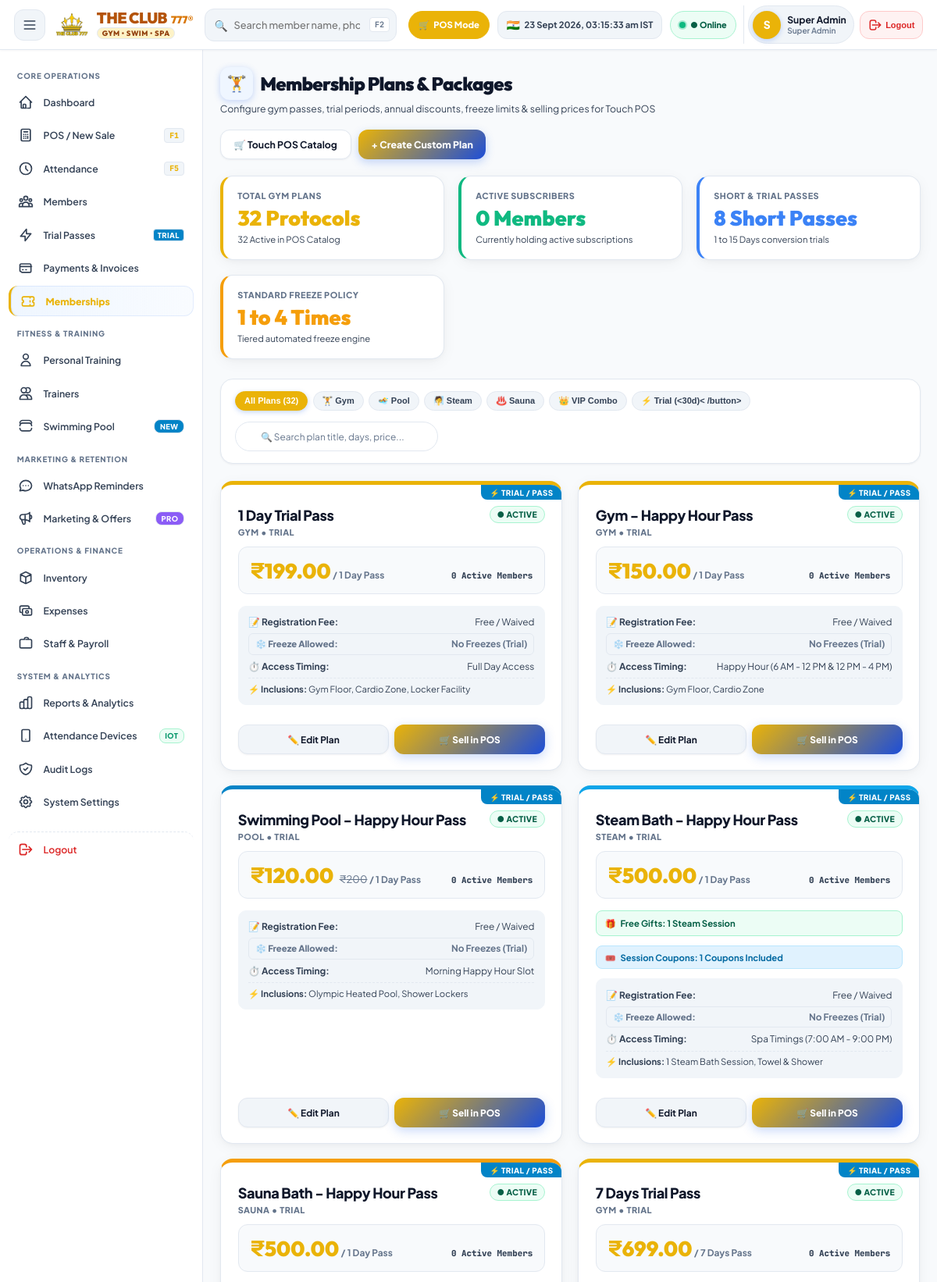
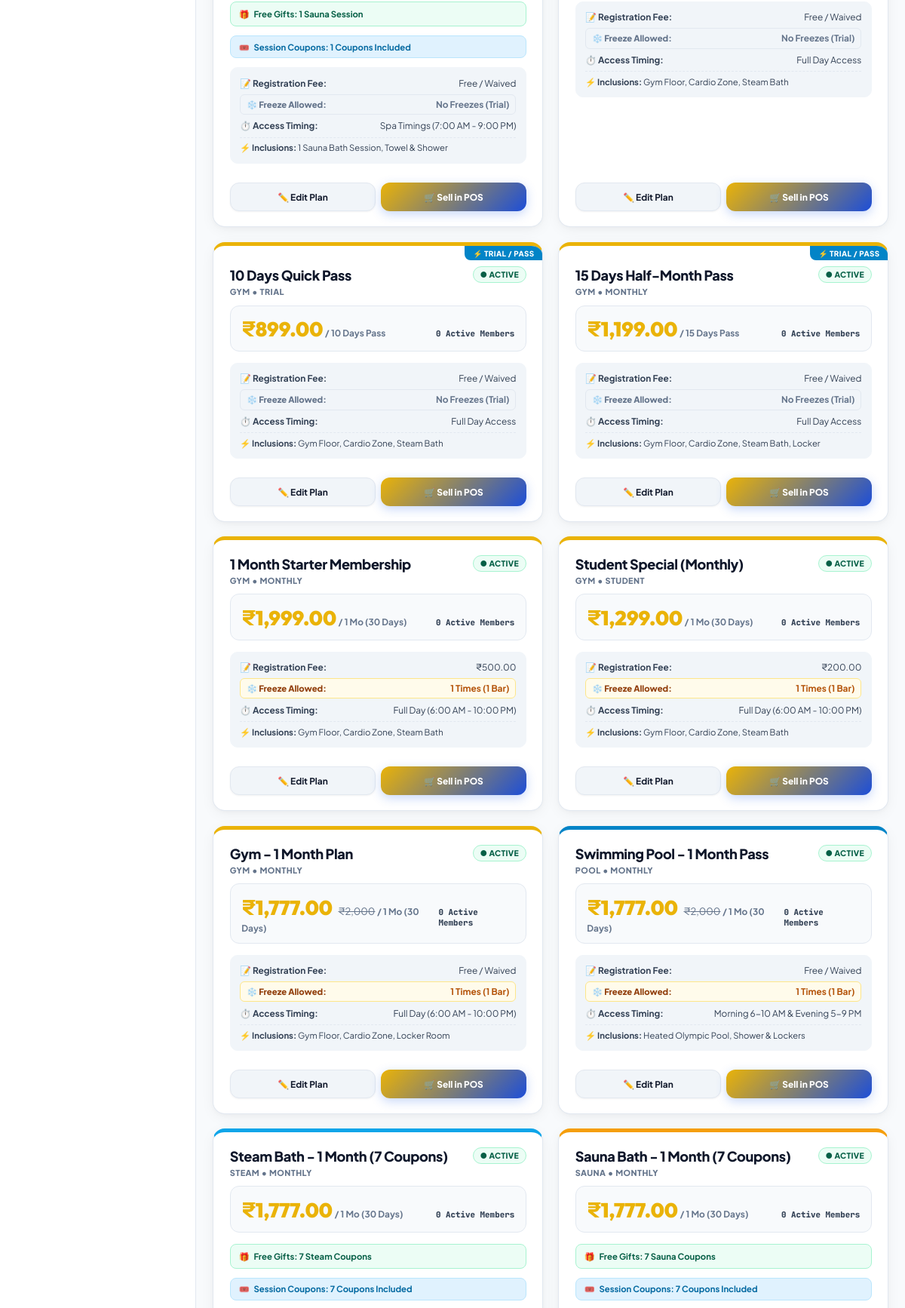
Screenshot of /index.php?page=memberships (signed in, upper part) with the database file from the repository (2 pictures, top to bottom).
### tables this page shows
CREATE TABLE `membership_types` (
  `id` int(11) NOT NULL AUTO_INCREMENT,
  `title` varchar(100) NOT NULL,
  `category` enum('monthly','quarterly','half_yearly','yearly','trial','couple','family','student','corporate','vip','custom') DEFAULT 'monthly',
  `service_type` enum('gym','pool','steam','sauna','vip_combo','general') DEFAULT 'gym',
  `duration_months` int(11) NOT NULL DEFAULT 1,
  `duration_days` int(11) NOT NULL DEFAULT 30,
  `price` decimal(10,2) NOT NULL,
  `original_price` decimal(10,2) DEFAULT NULL,
  `reg_fee` decimal(10,2) DEFAULT 0.00,
  `joining_fee` decimal(10,2) DEFAULT 0.00,
  `discount` decimal(10,2) DEFAULT 0.00,
  `tax_pct` decimal(5,2) DEFAULT 18.00,
  `freeze_facility` tinyint(1) DEFAULT 1,
  `max_freeze_days` int(11) DEFAULT 15,
  `max_freeze_count` int(11) DEFAULT 1,
  `access_timing` varchar(100) DEFAULT 'Full Day (6:00 AM - 10:00 PM)',
  `branch_access` enum('single_branch','all_branches') DEFAULT 'single_branch',
  `included_services` text DEFAULT 'Gym Floor, Cardio Zone, Steam Bath',
  `free_gifts` text DEFAULT NULL,
  `coupons_count` int(11) DEFAULT 0,
  `description` text DEFAULT NULL,
  `status` enum('active','inactive') DEFAULT 'active',
  `created_at` timestamp NOT NULL DEFAULT current_timestamp(),
  PRIMARY KEY (`id`)
);

CREATE TABLE `settings` (
  `id` int(11) NOT NULL AUTO_INCREMENT,
  `setting_key` varchar(100) NOT NULL,
  `setting_value` text DEFAULT NULL,
  `updated_at` timestamp NOT NULL DEFAULT current_timestamp() ON UPDATE current_timestamp(),
  PRIMARY KEY (`id`),
  UNIQUE KEY `setting_key` (`setting_key`)
);

### views/memberships_view.php (the view, shortened to what the rows shown need)
<?php
$db = getDB();
$plans = $db->query("
    SELECT mt.*,
           (SELECT COUNT(*) FROM member_subscriptions ms WHERE ms.membership_type_id = mt.id AND ms.status = 'active') as active_subscribers_count
    FROM membership_types mt
    ORDER BY mt.duration_days ASC, mt.id ASC
")->fetchAll();
$currency = getSetting('currency_symbol', '₹');
?>
<div class="page-content">
  <div
    style="display:flex; justify-content:space-between; align-items:center; flex-wrap:wrap; gap:1.25rem; margin-bottom:1.5rem;">
    <div>
      <h1
        style="font-size:1.65rem; font-weight:900; color:var(--text-primary); letter-spacing:-0.03em; display:flex; align-items:center; gap:0.65rem;">
        <span
          style="background:#EFF6FF; color:var(--primary); width:42px; height:42px; border-radius:12px; display:inline-flex; align-items:center; justify-content:center; font-size:1.4rem; box-shadow:0 2px 8px var(--primary-glow);">🏋️</span>
        <span>Membership Plans &amp; Packages</span>
      </h1>
    </div>
  </div>
  <div style="display:grid; grid-template-columns:repeat(auto-fit, minmax(320px, 1fr)); gap:1.35rem;"
    id="plansCardsGrid">
    <?php foreach ($plans as $plan): ?>
      <?php
      $months = intval($plan['duration_months'] ?? 0);
      $days = intval($plan['duration_days'] ?: ($months * 30));
      $sType = $plan['service_type'] ?? 'gym';
      $defaultFreeze = 0;
      if ($days >= 360 || $months >= 12)
        $defaultFreeze = 4;
      elseif ($days >= 180 || $months >= 6)
        $defaultFreeze = 3;
      elseif ($days >= 90 || $months >= 3)
        $defaultFreeze = 2;
      elseif ($days >= 30 || $months >= 1)
        $defaultFreeze = 1;
      $freezeLimit = ($plan['max_freeze_count'] !== null) ? intval($plan['max_freeze_count']) : $defaultFreeze;
      $durationLabel = ($months > 0) ? "{$months} Mo ({$days} Days)" : ($days === 1 ? "1 Day Pass" : "{$days} Days Pass");
      $isShortTrial = ($days < 30);
      $isAnnual = ($months >= 12 || $days >= 300);
      $themeBorder = ($sType === 'pool') ? '#0284C7' : (($sType === 'steam') ? '#0EA5E9' : (($sType === 'sauna') ? '#F59E0B' : (($sType === 'vip_combo') ? '#DB2777' : ($isAnnual ? '#F59E0B' : 'var(--primary)'))));
      $activeSubscribers = intval($plan['active_subscribers_count'] ?? 0);
      ?>
      <div class="card plan-card-item" data-service="<?= $sType ?>" data-category="<?= $plan['category'] ?>"
        data-status="<?= $plan['status'] ?>" data-name="<?= htmlspecialchars(strtolower($plan['title'])) ?>"
        data-days="<?= $days ?>" data-price="<?= $plan['price'] ?>"
        style="border-top:5px solid <?= $themeBorder ?>; border-radius:var(--radius-lg); box-shadow:var(--shadow-card); display:flex; flex-direction:column; justify-content:space-between; position:relative; overflow:hidden; transition:all var(--transition-fast);">
        <?php if ($sType === 'vip_combo'): ?>
          <div
            style="position:absolute; top:0; right:0; background:linear-gradient(135deg, #DB2777 0%, #BE185D 100%); color:#fff; font-size:0.68rem; font-weight:900; padding:0.25rem 0.75rem; border-bottom-left-radius:8px; text-transform:uppercase; letter-spacing:0.04em;">
            👑 ALL-INCLUSIVE VIP
          </div>
        <?php elseif ($isAnnual): ?>
          <div
            style="position:absolute; top:0; right:0; background:linear-gradient(135deg, #F59E0B 0%, #D97706 100%); color:#fff; font-size:0.68rem; font-weight:900; padding:0.25rem 0.75rem; border-bottom-left-radius:8px; text-transform:uppercase; letter-spacing:0.04em;">
            ⭐ BEST VALUE
          </div>
        <?php elseif ($isShortTrial): ?>
          <div
            style="position:absolute; top:0; right:0; background:#0284C7; color:#fff; font-size:0.68rem; font-weight:900; padding:0.25rem 0.75rem; border-bottom-left-radius:8px; text-transform:uppercase; letter-spacing:0.04em;">
            ⚡ TRIAL / PASS
          </div>
        <?php endif; ?>
        <div>
          <div
            style="display:flex; justify-content:space-between; align-items:flex-start; margin-bottom:0.75rem; margin-top:<?= ($isAnnual || $isShortTrial || $sType === 'vip_combo') ? '0.5rem' : '0' ?>;">
            <div>
              <strong
                style="font-size:1.25rem; font-weight:900; color:var(--text-primary); display:block; letter-spacing:-0.02em;"><?= htmlspecialchars($plan['title']) ?></strong>
              <span
                style="font-size:0.75rem; color:var(--text-muted); text-transform:uppercase; font-weight:800; letter-spacing:0.04em;"><?= strtoupper($sType) ?>
                &bull; <?= htmlspecialchars($plan['category']) ?></span>
            </div>
            <span class="badge badge-<?= $plan['status'] === 'active' ? 'success' : 'secondary' ?>"
              style="font-weight:800; font-size:0.72rem;">
              ● <?= strtoupper($plan['status']) ?>
            </span>
          </div>
          <div
            style="background:var(--bg-main); border:1px solid var(--border-color); border-radius:var(--radius-md); padding:0.85rem 1rem; margin-bottom:1rem; display:flex; justify-content:space-between; align-items:baseline;">
            <div>
              <span
                style="font-size:1.85rem; font-weight:900; color:var(--primary); font-family:var(--font-heading);"><?= $currency ?><?= number_format($plan['price'], 2) ?></span>
              <?php if (!empty($plan['original_price']) && $plan['original_price'] > $plan['price']): ?>
                <del
                  style="font-size:0.9rem; color:var(--text-muted); margin-left:0.35rem;">₹<?= number_format($plan['original_price'], 0) ?></del>
              <?php endif; ?>
              <span style="font-size:0.82rem; font-weight:700; color:var(--text-muted);">/ <?= $durationLabel ?></span>
            </div>
            <div style="font-size:0.75rem; font-weight:800; color:var(--text-secondary); font-family:var(--font-mono);">
              <?= $activeSubscribers ?> Active Member<?= $activeSubscribers !== 1 ? 's' : '' ?>
            </div>
          </div>
          <?php if (!empty($plan['free_gifts'])): ?>
            <div
              style="background:#ECFDF5; border:1px solid #A7F3D0; border-radius:8px; padding:0.55rem 0.75rem; margin-bottom:0.85rem; font-size:0.78rem; color:#065F46; font-weight:700; display:flex; align-items:center; gap:0.4rem;">
              <span>🎁</span>
              <span><strong>Free Gifts:</strong> <?= htmlspecialchars($plan['free_gifts']) ?></span>
            </div>
          <?php endif; ?>
          <?php if (!empty($plan['coupons_count']) && $plan['coupons_count'] > 0): ?>
            <div
              style="background:#E0F2FE; border:1px solid #BAE6FD; border-radius:8px; padding:0.45rem 0.75rem; margin-bottom:0.85rem; font-size:0.78rem; color:#0369A1; font-weight:700; display:flex; align-items:center; gap:0.4rem;">
              <span>🎟️</span>
              <span><strong>Session Coupons:</strong> <?= $plan['coupons_count'] ?> Coupons Included</span>
            </div>
          <?php endif; ?>
          <div
            style="display:flex; flex-direction:column; gap:0.5rem; font-size:0.82rem; color:var(--text-secondary); background:var(--bg-surface-secondary); padding:0.85rem; border-radius:10px; margin-bottom:1.25rem; border:1px solid var(--border-light);">
            <div style="display:flex; justify-content:space-between;">
              <span>📝 <strong>Registration Fee:</strong></span>
              <span
                class="font-mono"><?= $plan['reg_fee'] > 0 ? $currency . number_format($plan['reg_fee'], 2) : 'Free / Waived' ?></span>
            </div>
            <div
              style="display:flex; justify-content:space-between; align-items:center; background:<?= $freezeLimit > 0 ? '#FFFBEB' : '#F1F5F9' ?>; padding:0.35rem 0.55rem; border-radius:6px; border:1px solid <?= $freezeLimit > 0 ? '#FDE68A' : '#E2E8F0' ?>;">
              <span style="color:<?= $freezeLimit > 0 ? '#92400E' : '#64748B' ?>; font-weight:800; font-size:0.78rem;">❄️
                Freeze Allowed:</span>
              <strong style="color:<?= $freezeLimit > 0 ? '#B45309' : '#64748B' ?>; font-size:0.82rem;">
                <?= $freezeLimit > 0 ? "{$freezeLimit} Times ({$freezeLimit} Bar)" : "No Freezes (Trial)" ?>
              </strong>
            </div>
            <div style="display:flex; justify-content:space-between;">
              <span>⏱️ <strong>Access Timing:</strong></span>
              <span><?= htmlspecialchars($plan['access_timing'] ?: 'Full Day (05:00 AM - 10:00 PM)') ?></span>
            </div>
            <div style="border-top:1px dashed var(--border-color); padding-top:0.4rem; font-size:0.78rem;">
              ⚡ <strong>Inclusions:</strong>
              <?= htmlspecialchars($plan['included_services'] ?: 'Gym Floor, Cardio Zone, Steam Bath') ?>
            </div>
          </div>
        </div>
        <div style="display:flex; gap:0.5rem; margin-top:0.5rem;">
          <button type="button" class="btn btn-secondary btn-block" style="font-weight:700; font-size:0.82rem;"
            onclick="openEditPlanModal(<?= htmlspecialchars(json_encode($plan)) ?>)">
            ✏️ Edit Plan
          </button>
          <a href="index.php?page=pos" class="btn btn-primary btn-block"
            style="font-weight:800; font-size:0.82rem; text-decoration:none; text-align:center;">
            🛒 Sell in POS
          </a>
        </div>
      </div>
    <?php endforeach; ?>
  </div>
</div>

### rows the page displays
membership_types: shows "⚡ TRIAL / PASS", title "1 Day Trial Pass", service_type "GYM", category "TRIAL", status "ACTIVE", price "199.00", durationLabel "1 Day Pass", activeSubscribers "0", reg_fee "Free / Waived", max_freeze_count "No Freezes (Trial)", access_timing "Full Day Access", included_services "Gym Floor, Cardio Zone, Locker Facility"
settings: setting_value "₹"
membership_types: shows "⚡ TRIAL / PASS", title "Gym - Happy Hour Pass", service_type "GYM", category "TRIAL", status "ACTIVE", price "150.00", durationLabel "1 Day Pass", activeSubscribers "0", reg_fee "Free / Waived", max_freeze_count "No Freezes (Trial)", access_timing "Happy Hour (6 AM - 12 PM & 12 PM - 4 PM)", included_services "Gym Floor, Cardio Zone"
membership_types: shows "⚡ TRIAL / PASS", title "Swimming Pool - Happy Hour Pass", service_type "POOL", category "TRIAL", status "ACTIVE", price "120.00", original_price "200", durationLabel "1 Day Pass", activeSubscribers "0", reg_fee "Free / Waived", max_freeze_count "No Freezes (Trial)", access_timing "Morning Happy Hour Slot", included_services "Olympic Heated Pool, Shower Lockers"
membership_types: shows "⚡ TRIAL / PASS", title "Steam Bath - Happy Hour Pass", service_type "STEAM", category "TRIAL", status "ACTIVE", price "500.00", durationLabel "1 Day Pass", activeSubscribers "0", free_gifts "1 Steam Session", coupons_count "1", reg_fee "Free / Waived", max_freeze_count "No Freezes (Trial)", access_timing "Spa Timings (7:00 AM - 9:00 PM)", included_services "1 Steam Bath Session, Towel & Shower"
membership_types: shows "⚡ TRIAL / PASS", title "Sauna Bath - Happy Hour Pass", service_type "SAUNA", category "TRIAL", status "ACTIVE", price "500.00", durationLabel "1 Day Pass", activeSubscribers "0", free_gifts "1 Sauna Session", coupons_count "1", reg_fee "Free / Waived", max_freeze_count "No Freezes (Trial)", access_timing "Spa Timings (7:00 AM - 9:00 PM)", included_services "1 Sauna Bath Session, Towel & Shower"
membership_types: shows "⚡ TRIAL / PASS", title "7 Days Trial Pass", service_type "GYM", category "TRIAL", status "ACTIVE", price "699.00", durationLabel "7 Days Pass", activeSubscribers "0", reg_fee "Free / Waived", max_freeze_count "No Freezes (Trial)", access_timing "Full Day Access", included_services "Gym Floor, Cardio Zone, Steam Bath"
membership_types: shows "⚡ TRIAL / PASS", title "10 Days Quick Pass", service_type "GYM", category "TRIAL", status "ACTIVE", price "899.00", durationLabel "10 Days Pass", activeSubscribers "0", reg_fee "Free / Waived", max_freeze_count "No Freezes (Trial)", access_timing "Full Day Access", included_services "Gym Floor, Cardio Zone, Steam Bath"
membership_types: shows "⚡ TRIAL / PASS", title "15 Days Half-Month Pass", service_type "GYM", category "MONTHLY", status "ACTIVE", price "1,199.00", durationLabel "15 Days Pass", activeSubscribers "0", reg_fee "Free / Waived", max_freeze_count "No Freezes (Trial)", access_timing "Full Day Access", included_services "Gym Floor, Cardio Zone, Steam Bath, Locker"
membership_types: title "1 Month Starter Membership", service_type "GYM", category "MONTHLY", status "ACTIVE", price "1,999.00", durationLabel "1 Mo (30 Days)", activeSubscribers "0", reg_fee "500.00", max_freeze_count "1", access_timing "Full Day (6:00 AM - 10:00 PM)", included_services "Gym Floor, Cardio Zone, Steam Bath"
membership_types: title "Student Special (Monthly)", service_type "GYM", category "STUDENT", status "ACTIVE", price "1,299.00", durationLabel "1 Mo (30 Days)", activeSubscribers "0", reg_fee "200.00", max_freeze_count "1", access_timing "Full Day (6:00 AM - 10:00 PM)", included_services "Gym Floor, Cardio Zone, Steam Bath"
membership_types: title "Gym - 1 Month Plan", service_type "GYM", category "MONTHLY", status "ACTIVE", price "1,777.00", original_price "2,000", durationLabel "1 Mo (30 Days)", activeSubscribers "0", reg_fee "Free / Waived", max_freeze_count "1", access_timing "Full Day (6:00 AM - 10:00 PM)", included_services "Gym Floor, Cardio Zone, Locker Room"
membership_types: title "Swimming Pool - 1 Month Pass", service_type "POOL", category "MONTHLY", status "ACTIVE", price "1,777.00", original_price "2,000", durationLabel "1 Mo (30 Days)", activeSubscribers "0", reg_fee "Free / Waived", max_freeze_count "1", access_timing "Morning 6-10 AM & Evening 5-9 PM", included_services "Heated Olympic Pool, Shower & Lockers"
membership_types: title "Steam Bath - 1 Month (7 Coupons)", service_type "STEAM", category "MONTHLY", status "ACTIVE", price "1,777.00", durationLabel "1 Mo (30 Days)", activeSubscribers "0", free_gifts "7 Steam Coupons", coupons_count "7"
membership_types: title "Sauna Bath - 1 Month (7 Coupons)", service_type "SAUNA", category "MONTHLY", status "ACTIVE", price "1,777.00", durationLabel "1 Mo (30 Days)", activeSubscribers "0", free_gifts "7 Sauna Coupons", coupons_count "7"

### other values shown
substr($_SESSION['user_name'] ?? 'R', 0, 1) "S"
$_SESSION['user_name'] "Super Admin"
getRoleDisplayName($_SESSION['user_role'] ?? 'Staff') "Super Admin"
$totalPlans "32"
$activePlansCount "32"
$totalSubscribers "0"
$trialPlansCount "8"
